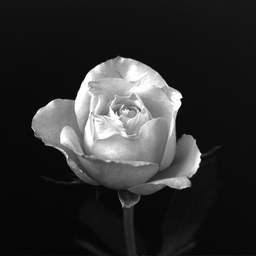
%> input picture Projeto 5/rose1024.tif, 256 x 256 px, shrunk from 1024 x 1024 before the run
$ octave mainProj5.m   (GNU Octave 9; MATLAB toolbox functions it lacks are replaced by stand-ins)
%> lines starting %> are read from the running program, lines starting %| are printed output that depends on the picture
### Projeto 5/imageHist4e.m
%UNIVERSIDADE FEDERAL DO AMAZONAS
%FACULDADE DE TECNOLOGIA
%GPRP&O - GRUPO DE PESQUISA EM RECONHECIMENTO DE PADR誆S E OTIMIZA敲O
%FTL079 - PROCESSAMENTO DIGITAL DE IMAGENS
%PROJETO 5 - Histogram
%ARQUIVO - imageHist4e.m
%AUTOR - Diego Giovanni de Alc鈔tara Vieira
%AUTOR - Lucas Lima de Oliveira
%--------------------------------------------------------------------------
% This function returns a histogram from a 256 level image
% based on https://stackoverflow.com/questions/29853497/normalization-of-an-image
%--------------------------------------------------------------------------

function imageHist4e(f,mode,str)
    filename_n = strcat('histograma-normalizado-',str);
    filename_u = strcat('histograma-nao-normalizado-',str);
    if mode == 'n'
        f_med = mean(f,3); %calcula o valor medio
        f_norm = (f_med-min(f_med(:))) / (max(f_med(:))-min(f_med(:))); %normaliza a imagem
        h1 = figure('Name','Histograma Normalizado','NumberTitle','off');
        imhist(f_norm); %printa o histograma
        title(filename_n);
        saveas(h1,filename_n,'jpg');
    end
    if mode == 'u'
        h2 = figure('Name','Histograma N鉶-Normalizado','NumberTitle','off');
        imhist(f); %printa o histograma
        title(filename_u);
        saveas(h2,filename_u,'jpg');
    end
end

### Projeto 5/histEqual4e.m
%UNIVERSIDADE FEDERAL DO AMAZONAS
%FACULDADE DE TECNOLOGIA
%GPRP&O - GRUPO DE PESQUISA EM RECONHECIMENTO DE PADRÕES E OTIMIZAÇÃO
%FTL079 - PROCESSAMENTO DIGITAL DE IMAGENS
%PROJETO 5 - Histogram
%ARQUIVO - histEqual4e.m
%AUTOR - Diego Giovanni de Alcântara Vieira
%AUTOR - Lucas Lima de Oliveira
%--------------------------------------------------------------------------
% This function returns a 8 bit histogram equalization
% based on https://www.mathworks.com/matlabcentral/answers/299559-local-histogram-equalization-manually?s_tid=srchtitle
%--------------------------------------------------------------------------
function histEqual4e(I,str)

    filename_neq = strcat(str,'-Nao-Equalizado');
    filename_eq = strcat(str,'-Equalizado');
    h1 = figure('Name','Imagem Não-Equalizada','NumberTitle','off');
    imshow(I);
    title(filename_neq);
    saveas(h1,filename_neq,'jpg');
    %verifica o formato da imagem
    if(isa(I,'uint8'))
        I = double(I)/255;
    end
    windowsize = 17;
    %cria um array vazio
    Ieq = zeros(size(I,1),size(I,2));
    %aplica sobre uma região NxN para cada pixel - considera N impar
    n = floor(windowsize/2); %aplica um zero padding extra, pra não quebrar o codigo
    %realiza a equalização por histograma
    for r=1+n:size(I,1)-n
        fprintf('Processing row #%d\n',r); %sinaliza que a equalização está processando
        for c=1+n:size(I,2)-n
            %aplica a mediana no pixel lido em relação a linhas
            if r-n <= 1
                fromrow=1;
                torow=r+n;
            else
                %se não cumprir a condição, mantem o pixel igual ou pra
                %baixo valor - nivel de intensidade
                fromrow=abs(r-n);
                if n+r >= size(I,1)
                    torow=size(I,1);
                else
                    torow=r+n;
                end
            end
            %aplica a mediana no pixel lido em relação a colunas
            if c-n <= 1
                fromcol=1;
                tocol=c+n;
                %se não cumprir a condição, mantem o pixel igual ou pra
                %baixo valor - nivel de intensidade
            else
                fromcol=abs(c-n);
                if c+n > size(I,2)
                    tocol=size(I,2);
                else
                    tocol=c+n;
                end
            end
            %processa os calculos obtidos pixel a pixel para construir a
            %imagem equalizada
            neighbour = I(fromrow:torow,fromcol:tocol); %valor da vizinhança
            lessoreq = neighbour(neighbour<=I(r,c));
            sumofval = sum(lessoreq);
            pixval = sumofval/(size(neighbour,1)*size(neighbour,2));
            Ieq(r,c)=pixval;
        end
    end
    %mostra e salva a imagem equalizada
    h2 = figure('Name','Imagem Equalizada','NumberTitle','off');
    imshow(Ieq);
    title(filename_eq);
    saveas(h2,filename_eq,'jpg');
end

### Projeto 5/mainProj5.m
%UNIVERSIDADE FEDERAL DO AMAZONAS
%FACULDADE DE TECNOLOGIA
%GPRP&O - GRUPO DE PESQUISA EM RECONHECIMENTO DE PADR誆S E OTIMIZA敲O
%FTL079 - PROCESSAMENTO DIGITAL DE IMAGENS
%PROJETO 5 - Histogram
%ARQUIVO - mainProj5.m
%AUTOR - Diego Giovanni de Alc鈔tara Vieira
%AUTOR - Lucas Lima de Oliveira
%--------------------------------------------------------------------------
% This File runs the requested tests for histogram equalization.
% based on https://ieeexplore.ieee.org/abstract/document/8660839 / https://web.cs.wpi.edu/~emmanuel/courses/cs545/S14/slides/lecture02.pdf
%--------------------------------------------------------------------------
% Reading Image
clc; clear; close all;
f1 = imread('rose1024.tif');
%> f1 is the input picture: size 256x256 uint8; min 0, max 255, mean 46.8
str1 = 'rose1024';
f2 = imread('hidden-horse.tif');
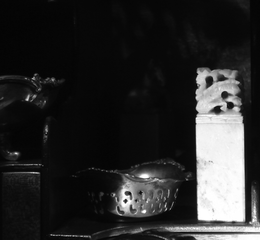
%> input picture Projeto 5/hidden-horse.tif, 260 x 240 px, shrunk from 1040 x 960 before the run
%> f2 is the input picture: size 240x260 uint8; min 0, max 255, mean 42.7
str2 = 'hidden-horse';
f3 = imread('spillway-dark.tif');
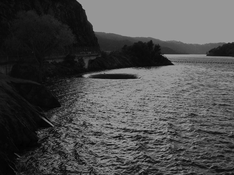
%> input picture Projeto 5/spillway-dark.tif, 234 x 175 px, shrunk from 936 x 700 before the run
%> f3 is the input picture: size 175x234 uint8; min 0, max 169, mean 75.9
str3 = 'spillway-dark';
%--------------------------------------------------------------------------
% Calling histogram plot functions
imageHist4e(f1,'n',str1);
imageHist4e(f1,'u',str1);

imageHist4e(f2,'n',str2);
imageHist4e(f2,'u',str2);

imageHist4e(f3,'n',str3);
%> call 5 of imageHist4e, with mode = 'n', str = 'spillway-dark'
%> in imageHist4e (call 5), `f_norm = (f_med-min(f_med(:))) / (max(f_med(:))-min(f_med(:)));`:
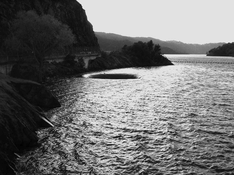
%> f_norm: size 175x234 double; min 0, max 1, mean 0.449
imageHist4e(f3,'u',str3);
%> call 6 of imageHist4e, with mode = 'u', str = 'spillway-dark'
%> in imageHist4e (call 6), `title(filename_u);`:
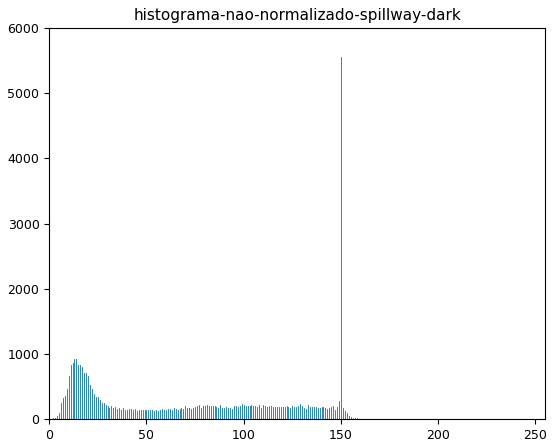
%> figure redrawn from the program's plot data; highest point at x = 150, y = 5558
%--------------------------------------------------------------------------
% Calling histogram equalization
histEqual4e(f1, str1);
%> after the loop in histEqual4e, `for r=1+n:size(I,1)-n`:
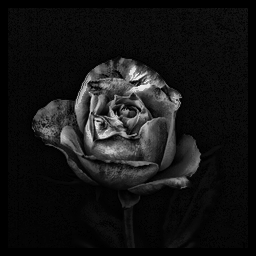
%> Ieq: size 256x256 double; min 0, max 0.943, mean 0.0843
%> after the loop in histEqual4e, `for r=1+n:size(I,1)-n`: fromcol = 240; tocol = 256
histEqual4e(f2, str2);
%> call 2 of histEqual4e, with str = 'hidden-horse'
%> after the loop in histEqual4e (call 2), `for r=1+n:size(I,1)-n`:
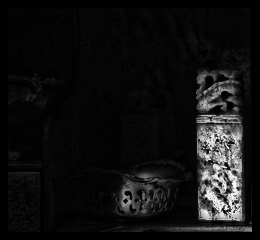
%> Ieq: size 240x260 double; min 0, max 0.993, mean 0.071
%> after the loop in histEqual4e (call 2), `for r=1+n:size(I,1)-n`: fromcol = 244; fromrow = 224; tocol = 260; torow = 240
histEqual4e(f3, str3);
%> call 3 of histEqual4e, with str = 'spillway-dark'
%> after the loop in histEqual4e (call 3), `for r=1+n:size(I,1)-n`:
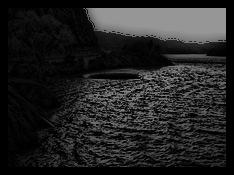
%> Ieq: size 175x234 double; min 0, max 0.588, mean 0.14
%> after the loop in histEqual4e (call 3), `for r=1+n:size(I,1)-n`: fromcol = 218; fromrow = 159; tocol = 234; torow = 175
%adicionei um parametro string 鄐 fun珲es para permitir que eu rodasse os
%testes para todas as imagens em um 鷑ico script teste
